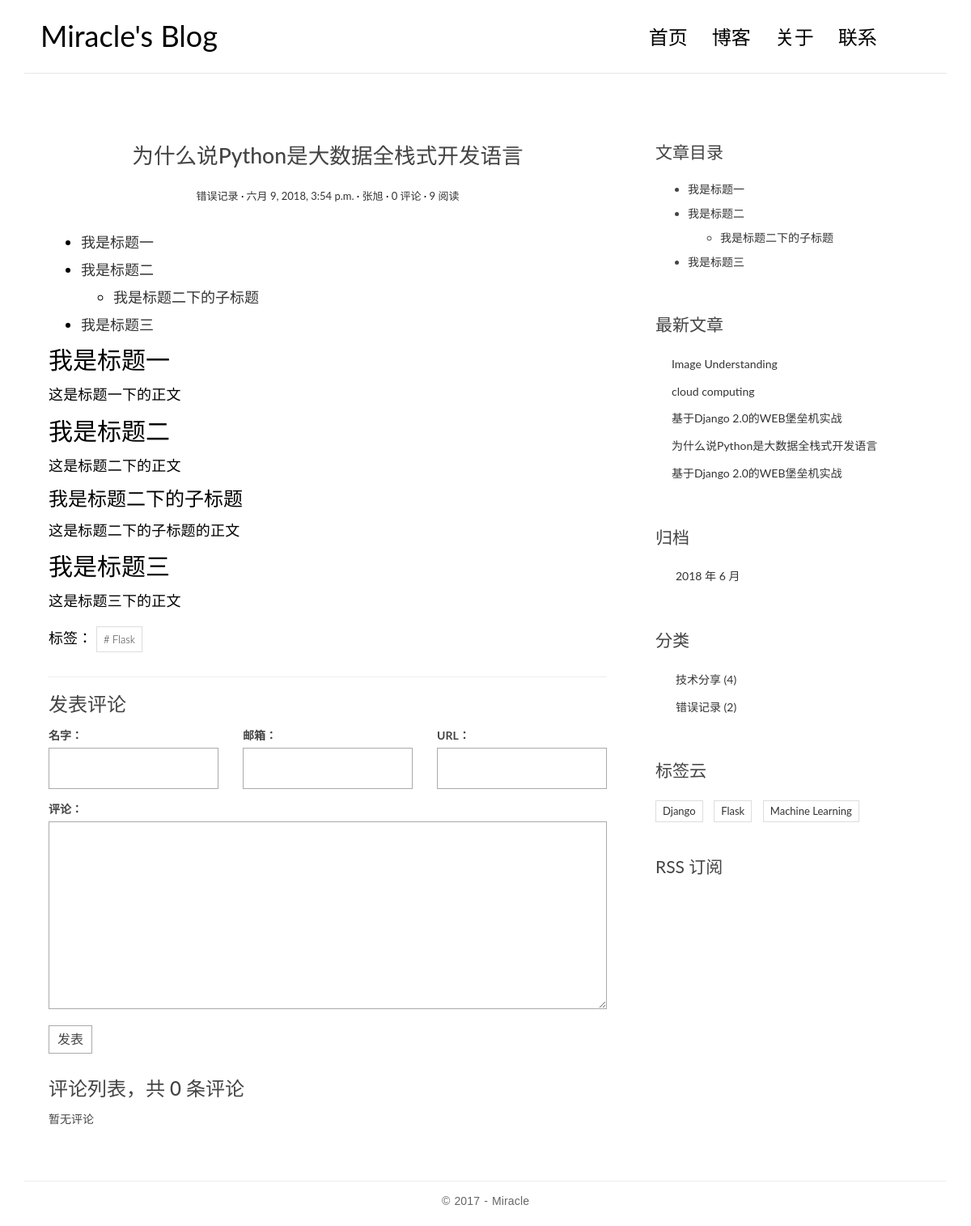
The app's page /post/2/ with its own data.
### blog/models.py (models this page shows, shortened)
@python_2_unicode_compatible
class Post(models.Model):
    title = models.CharField(max_length=70)
    body = models.TextField()
    created_time = models.DateTimeField()
    modified_time = models.DateTimeField()
    excerpt = models.CharField(max_length=200, blank=True)
    views = models.PositiveIntegerField(default=0)
    category = models.ForeignKey(Category,on_delete=models.CASCADE)
    tags = models.ManyToManyField(Tag, blank=True)
    author = models.ForeignKey(User,on_delete=models.CASCADE)
    def get_absolute_url(self):
        return reverse('blog:detail', kwargs={'pk': self.pk})
    class Meta:
        ordering = ['-created_time']
    def increase_views(self):
        self.views += 1
        self.save(update_fields=['views'])
    def save(self, *args, **kwargs):
        if not self.excerpt:
            md = markdown.Markdown(extensions=[
                'markdown.extensions.extra',
                'markdown.extensions.codehilite',
            ])
            self.excerpt = strip_tags(md.convert(self.body))[:54]
        super(Post, self).save(*args, **kwargs)

@python_2_unicode_compatible
class Category(models.Model):
    name = models.CharField(max_length=100)

@python_2_unicode_compatible
class Tag(models.Model):
    name = models.CharField(max_length=100)

### blog/views.py (the view)
# urls.py: url(r'^post/(?P<pk>[0-9]+)/$', views.PostDetailView.as_view(), name='detail'),
class PostDetailView(DetailView):
    model = Post
    template_name = 'blog/detail.html'
    context_object_name = 'post'
    def get(self, request, *args, **kwargs):
        response = super(PostDetailView, self).get(request, *args, **kwargs)
        self.object.increase_views()
        return response
    def get_object(self, queryset=None):
        post = super(PostDetailView, self).get_object(queryset=None)
        md = markdown.Markdown(extensions=[
            'markdown.extensions.extra',
            'markdown.extensions.codehilite',
            TocExtension(slugify=slugify),
        ])
        post.body = md.convert(post.body)
        post.toc = md.toc
        return post
    def get_context_data(self, **kwargs):
        context = super(PostDetailView, self).get_context_data(**kwargs)
        form = CommentForm()
        comment_list = self.object.comment_set.all()
        context.update({
            'form': form,
            'comment_list': comment_list
        })
        return context

### comments/forms.py
class CommentForm(forms.ModelForm):
    class Meta:
        model = Comment
        fields = ['name', 'email', 'url', 'text']

### blog/templatetags/blog_tags.py (called while the page is built)
@register.simple_tag
def get_recent_posts(num=5):
    return Post.objects.all()[:num]

@register.simple_tag
def archives():
    return Post.objects.dates('created_time', 'month', order='DESC')

@register.simple_tag
def get_categories():
    return Category.objects.annotate(num_posts=Count('post')).filter(num_posts__gt=0)

@register.simple_tag
def get_tags():
    return Tag.objects.annotate(num_posts=Count('post')).filter(num_posts__gt=0)

### templates/blog/detail.html (shortened to what this page needs)
{% extends 'base.html' %}
{% block main %}
    <article class="post post-{{ post.pk }}">
        <header class="entry-header">
            <h1 class="entry-title">{{ post.title }}</h1>
            <div class="entry-meta">
                <span class="post-category">
                    <a href="{% url 'blog:category' post.category.pk %}">{{ post.category.name }}</a></span>
                <span class="post-date"><a href="#"><time class="entry-date"
                                                          datetime="{{ post.created_time }}">{{ post.created_time }}</time></a></span>
                <span class="post-author"><a href="#">{{ post.author }}</a></span>
                <span class="comments-link">
                    <a href="{{ post.get_absolute_url }}#comment-area">{{ post.comment_set.count }} 评论</a></span>
                <span class="views-count"><a href="#">{{ post.views }} 阅读</a></span>
            </div>
        </header>
        <div class="entry-content clearfix">
            {{ post.body|safe }}
            <div class="widget-tag-cloud">
                <ul>
                    标签：
                    {% for tag in post.tags.all %}
                        <li><a href="{% url 'blog:tag' tag.pk %}"># {{ tag.name }}</a></li>
                    {% endfor %}
                </ul>
            </div>
        </div>
    </article>
    <section class="comment-area" id="comment-area">
        <hr>
        <h3>发表评论</h3>
        <form action="{% url 'comments:post_comment' post.pk %}" method="post" class="comment-form">
            <div class="row">
                <div class="col-md-4">
                    <label for="{{ form.name.id_for_label }}">名字：</label>
                    {{ form.name }}
                </div>
                <div class="col-md-4">
                    <label for="{{ form.email.id_for_label }}">邮箱：</label>
                    {{ form.email }}
                </div>
                <div class="col-md-4">
                    <label for="{{ form.url.id_for_label }}">URL：</label>
                    {{ form.url }}
                </div>
                <div class="col-md-12">
                    <label for="{{ form.text.id_for_label }}">评论：</label>
                    {{ form.text }}
                    <button type="submit" class="comment-btn">发表</button>
                </div>
            </div>
        </form>
        <div class="comment-list-panel">
            <h3>评论列表，共 <span>{{ post.comment_set.count }}</span> 条评论</h3>
            <ul class="comment-list list-unstyled">
                {% for comment in comment_list %}
                    <li class="comment-item">
                        <span class="nickname">{{ comment.name }}</span>
                        <time class="submit-date"
                              datetime="{{ comment.created_time }}">{{ comment.created_time }}</time>
                        <div class="text">
                            {{ comment.text }}
                        </div>
                    </li>
                {% empty %}
                    暂无评论
                {% endfor %}
            </ul>
        </div>
    </section>
{% endblock main %}
{% block toc %}
    <div class="widget widget-content">
        <h3 class="widget-title">文章目录</h3>
        {{ post.toc|safe }}
    </div>
{% endblock toc %}

### templates/base.html (shortened to what this page needs)
{% load staticfiles %}
{% load blog_tags %}
<!DOCTYPE html>
<html>
<head>
    <link rel="stylesheet" href="http://code.ionicframework.com/ionicons/2.0.1/css/ionicons.min.css">
    <link rel="stylesheet" href="{% static 'blog/css/bootstrap.min.css' %}">
    <link rel="stylesheet" href="{% static 'blog/css/pace.css' %}">
    <link rel="stylesheet" href="{% static 'blog/css/custom.css' %}">
    <link rel="stylesheet" href="{% static 'blog/css/highlights/github.css' %}">
</head>
<body>
<div class="container">
    <header id="site-header">
        <div class="row">
            <div class="col-md-4 col-sm-5 col-xs-8">
                <div class="logo">
                    <h1><a href="{% url 'blog:index' %}"><b>Miracle's Blog</b></a></h1>
                </div>
            </div>
            <div class="col-md-8 col-sm-7 col-xs-4">
                <nav class="main-nav" role="navigation">
                    <div class="collapse navbar-collapse" id="bs-example-navbar-collapse-1">
                        <ul class="nav navbar-nav navbar-right">
                            <li class="cl-effect-11"><a href="{% url 'blog:index' %}" data-hover="首页">首页</a></li>
                            <li class="cl-effect-11"><a href="#" data-hover="博客">博客</a></li>
                            <li class="cl-effect-11"><a href="#" data-hover="关于">关于</a></li>
                            <li class="cl-effect-11"><a href="#" data-hover="联系">联系</a></li>
                        </ul>
                    </div>
                </nav>
            </div>
        </div>
    </header>
</div>
<div class="content-body">
    <div class="container">
        <div class="row">
            <main class="col-md-8">
                {% block main %}
                {% endblock main %}
            </main>
            <aside class="col-md-4">
                {% block toc %}
                {% endblock toc %}
                <div class="widget widget-recent-posts">
                    <h3 class="widget-title">最新文章</h3>
                    {% get_recent_posts as recent_post_list %}
                    <ul>
                        {% for post in recent_post_list %}
                            <li>
                                <a href="{{ post.get_absolute_url }}">{{ post.title }}</a>
                            </li>
                        {% empty %}
                            暂无文章！
                        {% endfor %}
                    </ul>
                </div>
                <div class="widget widget-archives">
                    <h3 class="widget-title">归档</h3>
                    {% archives as date_list %}
                    <ul>
                        {% for date in date_list %}
                            <li>
                                <a href="{% url 'blog:archives' date.year date.month %}">{{ date.year }}
                                    年 {{ date.month }} 月</a>
                            </li>
                        {% empty %}
                            暂无归档！
                        {% endfor %}
                    </ul>
                </div>
                <div class="widget widget-category">
                    <h3 class="widget-title">分类</h3>
                    {% get_categories as category_list %}
                    <ul>
                        {% for category in category_list %}
                            <li>
                                <a href="{% url 'blog:category' category.pk %}">{{ category.name }} <span
                                        class="post-count">({{ category.num_posts }})</span></a>
                            </li>
                        {% empty %}
                            暂无分类！
                        {% endfor %}
                    </ul>
                </div>
                <div class="widget widget-tag-cloud">
                    <h3 class="widget-title">标签云</h3>
                    {% get_tags as tag_list %}
                    <ul>
                        {% for tag in tag_list %}
                            <li>
                                <a href="{% url 'blog:tag' tag.pk %}">{{ tag.name }}</a>
                            </li>
                        {% empty %}
                            暂无标签！
                        {% endfor %}
                    </ul>
                </div>
                <div class="rss">
                    <a href="{% url 'rss' %}"> RSS 订阅</a>
                </div>
            </aside>
        </div>
    </div>
</div>
<footer id="site-footer">
    <div class="container">
        <div class="row">
            <div class="col-md-12">
                <p class="copyright">&copy 2017 - Miracle</a>
                </p>
            </div>
        </div>
    </div>
</footer>
</body>
</html>

### blog/static/blog/css/custom.css (style rules this page uses)
* { outline: none; }
h1, h2, h3, h4, h5, h6 { margin-top: 0; }
b { font-weight: 400; }
a { color: #333; }
body { color: #444; font-family: 'Lato', sans-serif; }
p { font-family: 'Ubuntu', sans-serif; font-weight: 400; word-spacing: 1px; letter-spacing: 0.01em; }
#site-header { background-color: #FFF; padding: 25px 20px; margin-bottom: 40px; border-bottom: 1px solid #e7e7e7; }
.logo h1 a { color: #000; }
.logo h1 { margin: 0; font-family: 'Lato', sans-serif; font-weight: 300; }
.main-nav { margin-top: 11px; max-width: 95%; }
.main-nav a { color: #000000 !important; padding: 0 0 5px 0 !important; margin-right: 30px; font-family: 'Lato', sans-serif; font-weight: 300; font-size: 24px; }
.cl-effect-11 a { padding: 10px 0; color: #0972b4; text-shadow: none; }
.cl-effect-11 a::before { position: absolute; top: 0; left: 0; overflow: hidden; padding: 0 0 5px 0 !important; max-width: 0; border-bottom: 1px solid #000; color: #000; content: attr(data-hover); white-space: nowrap; -webkit-transition: max-width 0.5s; -moz-transition: max-width 0.5s; transition: max-width 0.5s; }
.content-body { padding-bottom: 4em; }
.post { background: #fff; padding: 30px 30px 0; }
.entry-title { text-align: center; font-size: 1.9em; margin-bottom: 20px; line-height: 1.6; padding: 10px 20px 0; }
.entry-meta { text-align: center; color: #DDDDDD; font-size: 13px; margin-bottom: 30px; }
.entry-content { font-size: 18px; line-height: 1.9; font-weight: 300; color: #000; }
.post-category::after, .post-date::after, .post-author::after, .comments-link::after { content: ' ·'; color: #000; }
.widget { background: #fff; padding: 30px 0 0; }
.widget-title { font-size: 1.5em; margin-bottom: 20px; line-height: 1.6; padding: 10px 0 0; font-weight: 400; }
.widget-recent-posts ul { padding: 0; margin: 0; padding-left: 20px; }
.widget-recent-posts ul li { list-style-type: none; position: relative; line-height: 170%; margin-bottom: 10px; }
.widget-recent-posts ul li::before { content: '\f3d3'; font-family: "Ionicons"; position: absolute; left: -17px; top: 3px; font-size: 16px; color: #000; }
.widget-archives ul { padding: 0; margin: 0; padding-left: 25px; }
.widget-archives ul li { list-style-type: none; position: relative; line-height: 170%; margin-bottom: 10px; }
.widget-archives ul li::before { content: '\f3f3'; font-family: "Ionicons"; position: absolute; left: -25px; top: 1px; font-size: 16px; color: #000; }
.widget-category ul { padding: 0; margin: 0; padding-left: 25px; }
.widget-category ul li { list-style-type: none; position: relative; line-height: 170%; margin-bottom: 10px; }
.widget-category ul li::before { content: '\f3fe'; font-family: "Ionicons"; position: absolute; left: -25px; top: 1px; font-size: 18px; color: #000; }
.widget-tag-cloud ul { padding: 0; margin: 0; margin-right: -10px; }
.widget-tag-cloud ul li { list-style-type: none; font-size: 13px; display: inline-block; margin-right: 10px; margin-bottom: 10px; padding: 3px 8px; border: 1px solid #ddd; }
.widget-content ul ul { margin-top: 10px; }
.widget-content ul li { margin-bottom: 10px; }
.rss { font-size: 21px; margin-top: 30px; }
.rss a { color: #444; }
#site-footer { padding-top: 10px; padding: 0 0 1.5em 0; }
.copyright { text-align: center; padding-top: 1em; margin: 0; border-top: 1px solid #eee; color: #666; }
.contact-form input, .comment-form input { border: 1px solid #aaa; margin-bottom: 15px; width: 100%; padding: 15px 15px; font-size: 16px; line-height: 100%; transition: 0.4s border-color linear; }
.contact-form textarea, .comment-form textarea { border: 1px solid #aaa; margin-bottom: 15px; width: 100%; padding: 15px 15px; font-size: 16px; line-height: 20px !important; min-height: 183px; transition: 0.4s border-color linear; }
.comment-area { padding: 0 30px 0; }
.comment-form { margin-top: 15px; }
.comment-form .comment-btn { background-color: #fff; border: 1px solid #aaa; font-size: 16px; padding: 5px 10px; }
.comment-list-panel { margin-top: 30px; }
.comment-list { margin-top: 15px; }

### records on screen
Post: title "为什么说Python是大数据全栈式开发语言", category.name "错误记录", created_time "六月 9, 2018, 3:54 p.m.", author "张旭", comment_set.count "0", views "9", body "我是标题一 我是标题二 我是标题二下的子标题 我是标题三 我是标题一 这是标题一下的正文 我是标题二 这是标题二下的正文 我是标题二下的子标题 这是标题二下的子标题的正文 我是标题三 这是标题三下的正文", toc "我是标题一 我是标题二 我是标题二下的子标题 我是标题三"
Tag: name "Flask"
Post: title "Image Understanding"
Post: title "cloud computing"
Post: title "基于Django 2.0的WEB堡垒机实战"
Post: title "基于Django 2.0的WEB堡垒机实战"
Category: name "技术分享", num_posts "4"
Category: name "错误记录", num_posts "2"
Tag: name "Django"
Tag: name "Machine Learning"

### other values on screen
{{ date.year }} "2018"
{{ date.month }} "6"
